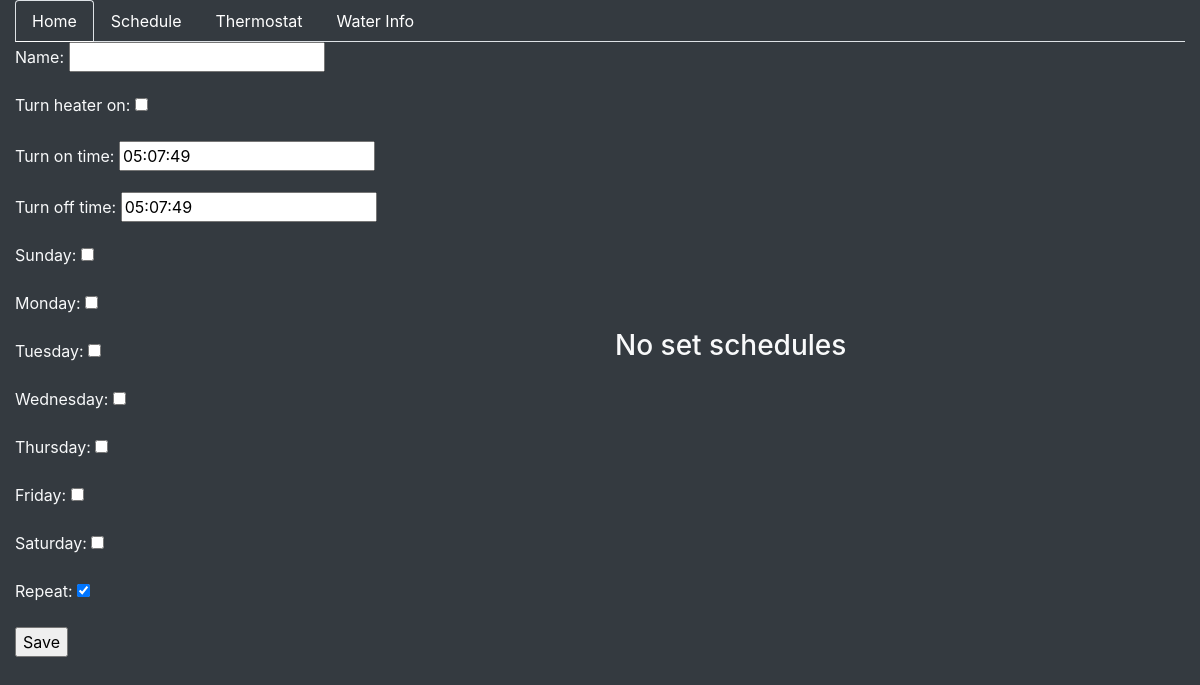
The app's page /schedule/, older data.
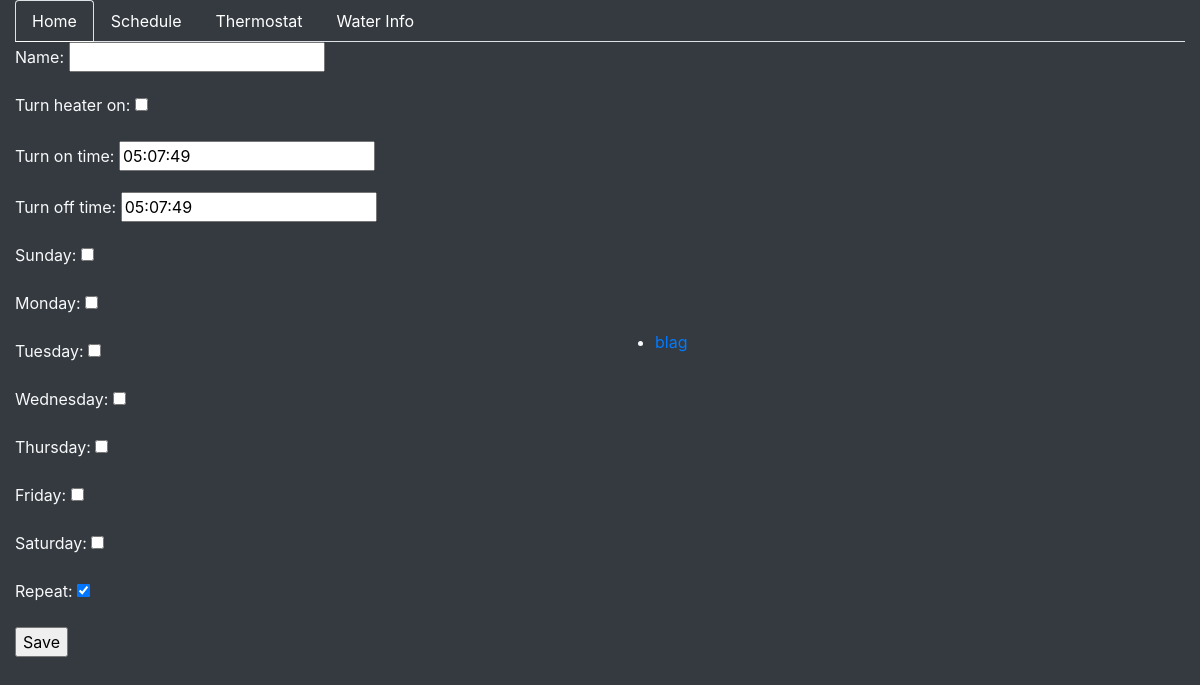
The same page, newer data.
### Homepage/models.py (models this page shows)
class Schedule(models.Model):
    name = models.CharField(max_length=1000)
    turn_heater_on = models.BooleanField(default= False)
    turn_on_time = models.TimeField(default= datetime.datetime.now().time())
    turn_off_time = models.TimeField(default= datetime.datetime.now().time())
    Sunday = models.BooleanField(default= False)
    Monday = models.BooleanField(default= False)
    Tuesday = models.BooleanField(default= False)
    Wednesday = models.BooleanField(default= False)
    Thursday = models.BooleanField(default= False)
    Friday = models.BooleanField(default= False)
    Saturday = models.BooleanField(default= False)
    repeat = models.BooleanField(default=True)

### Homepage/views.py (the view)
# urls.py: path('schedule/', views.schedule, name='schedule'),
def schedule(request):
    schedules = Schedule.objects.all()
    form = Schedule_Form(request.POST or None)
    if form.is_valid():
        form.save()
    context = {
        'form' : form,
        'schedules' : schedules,
        'meta' : meta
    }
    return render(request, 'schedule.html', context)

### Homepage/forms.py
class Schedule_Form(forms.ModelForm):
    class Meta:
        model = Schedule
        fields = [
            'name',
            'turn_heater_on',
            'turn_on_time',
            'turn_off_time',
            'Sunday',
            'Monday',
            'Tuesday',
            'Wednesday',
            'Thursday',
            'Friday',
            'Saturday',
            'repeat',
            ]

### Homepage/templates/schedule.html (shortened to what this page needs)
{% extends 'generic.html' %}
{% block navbar %}
{%include 'navbar.html' %}
{% endblock %}
{% block leftColumn %}
<form method="POST">
    {{ form.as_p }}
    <input type='submit' value='Save' />
</form>
{% endblock %}
{% block rightColumn %}
    {% if schedules %}
        <ul>
            {% for schedule_obj in schedules %}
                <li><a href= "/schedule/{{ schedule_obj.id }}/"> {{ schedule_obj.name }}</a></li>
            {% endfor %}
        </ul>
    {% else %}
        <h3>No set schedules</h3>
    {% endif %}
{% endblock %}

Row changes from the older to the newer data that the page shows:
added Schedule: name "blag"
Text that changed along with them:
text no longer shown: "No set schedules"
